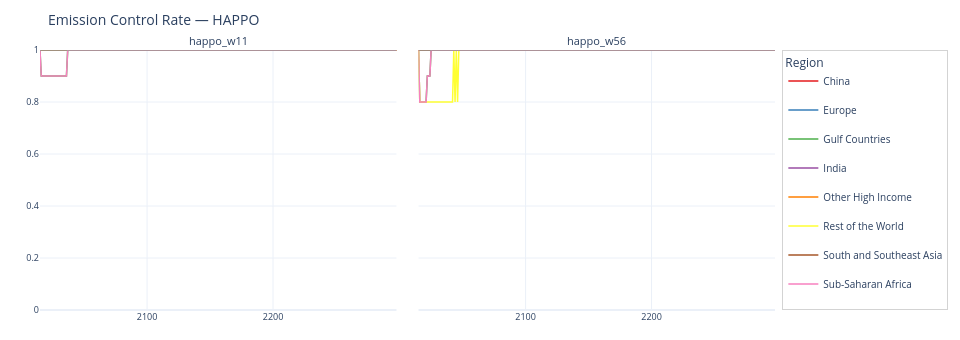

Notebook code for this chart:
### Code cell
## Emission Control Rate by Region (grid per algorithm)

for algo, runs, info in [('HAPPO', happo_runs, happo_info), ('HASAC', hasac_runs, hasac_info), ('MAPPO', mappo_runs, mappo_info)]:
    paths, titles = [], []
    for run_name, run_dir in runs.items():
        paths.append(npy_path(run_dir, info[run_name]['prefix'], 'constrained_emission_control_rate'))
        titles.append(run_name)
    fig = plot_grouped_control_rate_grid(
        npy_paths=paths,
        subplot_titles=titles,
        suptitle=f'Emission Control Rate — {algo}',
        variable_label='ECR',
        yaxis_range=[0, 1],
    )
    fig.show()
    if SAVE_FIGURES:
        fig.write_image(OUTPUT_DIR / f'{algo.lower()}_control_rate_grid.png', scale=2)

### Figure 1 — Plotly figure (JSON) as saved in the notebook; plotly's stock layout.template omitted (floating-point values rounded to 4 significant figures; data arrays with more than 128 entries replaced by an {"elided": "..."} marker saying what was removed)
{"data": [{"hovertemplate": "<b>China</b><br>ECR: %{y:.3f}<extra></extra>", "legendgroup": "China", "line": {"color": "rgb(228,26,28)", "width": 1.5}, "mode": "lines", "name": "China", "showlegend": true, "type": "scatter", "x": {"elided": "284 int values"}, "xaxis": "x", "y": {"elided": "284 float values"}, "yaxis": "y"}, {"hovertemplate": "<b>Europe</b><br>ECR: %{y:.3f}<extra></extra>", "legendgroup": "Europe", "line": {"color": "rgb(55,126,184)", "width": 1.5}, "mode": "lines", "name": "Europe", "showlegend": true, "type": "scatter", "x": {"elided": "284 int values"}, "xaxis": "x", "y": {"elided": "284 float values"}, "yaxis": "y"}, {"hovertemplate": "<b>Gulf Countries</b><br>ECR: %{y:.3f}<extra></extra>", "legendgroup": "Gulf Countries", "line": {"color": "rgb(77,175,74)", "width": 1.5}, "mode": "lines", "name": "Gulf Countries", "showlegend": true, "type": "scatter", "x": {"elided": "284 int values"}, "xaxis": "x", "y": {"elided": "284 float values"}, "yaxis": "y"}, {"hovertemplate": "<b>India</b><br>ECR: %{y:.3f}<extra></extra>", "legendgroup": "India", "line": {"color": "rgb(152,78,163)", "width": 1.5}, "mode": "lines", "name": "India", "showlegend": true, "type": "scatter", "x": {"elided": "284 int values"}, "xaxis": "x", "y": {"elided": "284 float values"}, "yaxis": "y"}, {"hovertemplate": "<b>Other High Income</b><br>ECR: %{y:.3f}<extra></extra>", "legendgroup": "Other High Income", "line": {"color": "rgb(255,127,0)", "width": 1.5}, "mode": "lines", "name": "Other High Income", "showlegend": true, "type": "scatter", "x": {"elided": "284 int values"}, "xaxis": "x", "y": {"elided": "284 float values"}, "yaxis": "y"}, {"hovertemplate": "<b>Rest of the World</b><br>ECR: %{y:.3f}<extra></extra>", "legendgroup": "Rest of the World", "line": {"color": "rgb(255,255,51)", "width": 1.5}, "mode": "lines", "name": "Rest of the World", "showlegend": true, "type": "scatter", "x": {"elided": "284 int values"}, "xaxis": "x", "y": {"elided": "284 float values"}, "yaxis": "y"}, {"hovertemplate": "<b>South and Southeast Asia</b><br>ECR: %{y:.3f}<extra></extra>", "legendgroup": "South and Southeast Asia", "line": {"color": "rgb(166,86,40)", "width": 1.5}, "mode": "lines", "name": "South and Southeast Asia", "showlegend": true, "type": "scatter", "x": {"elided": "284 int values"}, "xaxis": "x", "y": {"elided": "284 float values"}, "yaxis": "y"}, {"hovertemplate": "<b>Sub-Saharan Africa</b><br>ECR: %{y:.3f}<extra></extra>", "legendgroup": "Sub-Saharan Africa", "line": {"color": "rgb(247,129,191)", "width": 1.5}, "mode": "lines", "name": "Sub-Saharan Africa", "showlegend": true, "type": "scatter", "x": {"elided": "284 int values"}, "xaxis": "x", "y": {"elided": "284 float values"}, "yaxis": "y"}, {"hovertemplate": "<b>United States</b><br>ECR: %{y:.3f}<extra></extra>", "legendgroup": "United States", "line": {"color": "rgb(153,153,153)", "width": 1.5}, "mode": "lines", "name": "United States", "showlegend": true, "type": "scatter", "x": {"elided": "284 int values"}, "xaxis": "x", "y": {"elided": "284 float values"}, "yaxis": "y"}, {"hovertemplate": "<b>China</b><br>ECR: %{y:.3f}<extra></extra>", "legendgroup": "China", "line": {"color": "rgb(228,26,28)", "width": 1.5}, "mode": "lines", "name": "China", "showlegend": false, "type": "scatter", "x": {"elided": "284 int values"}, "xaxis": "x2", "y": {"elided": "284 float values"}, "yaxis": "y2"}, {"hovertemplate": "<b>Europe</b><br>ECR: %{y:.3f}<extra></extra>", "legendgroup": "Europe", "line": {"color": "rgb(55,126,184)", "width": 1.5}, "mode": "lines", "name": "Europe", "showlegend": false, "type": "scatter", "x": {"elided": "284 int values"}, "xaxis": "x2", "y": {"elided": "284 float values"}, "yaxis": "y2"}, {"hovertemplate": "<b>Gulf Countries</b><br>ECR: %{y:.3f}<extra></extra>", "legendgroup": "Gulf Countries", "line": {"color": "rgb(77,175,74)", "width": 1.5}, "mode": "lines", "name": "Gulf Countries", "showlegend": false, "type": "scatter", "x": {"elided": "284 int values"}, "xaxis": "x2", "y": {"elided": "284 float values"}, "yaxis": "y2"}, {"hovertemplate": "<b>India</b><br>ECR: %{y:.3f}<extra></extra>", "legendgroup": "India", "line": {"color": "rgb(152,78,163)", "width": 1.5}, "mode": "lines", "name": "India", "showlegend": false, "type": "scatter", "x": {"elided": "284 int values"}, "xaxis": "x2", "y": {"elided": "284 float values"}, "yaxis": "y2"}, {"hovertemplate": "<b>Other High Income</b><br>ECR: %{y:.3f}<extra></extra>", "legendgroup": "Other High Income", "line": {"color": "rgb(255,127,0)", "width": 1.5}, "mode": "lines", "name": "Other High Income", "showlegend": false, "type": "scatter", "x": {"elided": "284 int values"}, "xaxis": "x2", "y": {"elided": "284 float values"}, "yaxis": "y2"}, {"hovertemplate": "<b>Rest of the World</b><br>ECR: %{y:.3f}<extra></extra>", "legendgroup": "Rest of the World", "line": {"color": "rgb(255,255,51)", "width": 1.5}, "mode": "lines", "name": "Rest of the World", "showlegend": false, "type": "scatter", "x": {"elided": "284 int values"}, "xaxis": "x2", "y": {"elided": "284 float values"}, "yaxis": "y2"}, {"hovertemplate": "<b>South and Southeast Asia</b><br>ECR: %{y:.3f}<extra></extra>", "legendgroup": "South and Southeast Asia", "line": {"color": "rgb(166,86,40)", "width": 1.5}, "mode": "lines", "name": "South and Southeast Asia", "showlegend": false, "type": "scatter", "x": {"elided": "284 int values"}, "xaxis": "x2", "y": {"elided": "284 float values"}, "yaxis": "y2"}, {"hovertemplate": "<b>Sub-Saharan Africa</b><br>ECR: %{y:.3f}<extra></extra>", "legendgroup": "Sub-Saharan Africa", "line": {"color": "rgb(247,129,191)", "width": 1.5}, "mode": "lines", "name": "Sub-Saharan Africa", "showlegend": false, "type": "scatter", "x": {"elided": "284 int values"}, "xaxis": "x2", "y": {"elided": "284 float values"}, "yaxis": "y2"}, {"hovertemplate": "<b>United States</b><br>ECR: %{y:.3f}<extra></extra>", "legendgroup": "United States", "line": {"color": "rgb(153,153,153)", "width": 1.5}, "mode": "lines", "name": "United States", "showlegend": false, "type": "scatter", "x": {"elided": "284 int values"}, "xaxis": "x2", "y": {"elided": "284 float values"}, "yaxis": "y2"}], "layout": {"annotations": [{"font": {"size": 11}, "showarrow": false, "text": "happo_w11", "x": 0.2425, "xanchor": "center", "xref": "paper", "y": 1, "yanchor": "bottom", "yref": "paper"}, {"font": {"size": 11}, "showarrow": false, "text": "happo_w56", "x": 0.7575, "xanchor": "center", "xref": "paper", "y": 1, "yanchor": "bottom", "yref": "paper"}], "height": 340, "hovermode": "x", "legend": {"bgcolor": "rgba(255,255,255,0.85)", "bordercolor": "lightgrey", "borderwidth": 1, "font": {"size": 10}, "title": {"text": "Region"}, "x": 1.01, "xanchor": "left", "y": 1}, "margin": {"b": 30, "l": 40, "r": 140, "t": 50}, "title": {"font": {"size": 14}, "text": "Emission Control Rate — HAPPO"}, "width": 960, "xaxis": {"anchor": "y", "domain": [0, 0.485], "tickfont": {"size": 9}}, "xaxis2": {"anchor": "y2", "domain": [0.515, 1], "tickfont": {"size": 9}}, "yaxis": {"anchor": "x", "domain": [0, 1], "range": [0, 1], "tickfont": {"size": 9}}, "yaxis2": {"anchor": "x2", "domain": [0, 1], "matches": "y", "range": [0, 1], "showticklabels": false, "tickfont": {"size": 9}}}}
